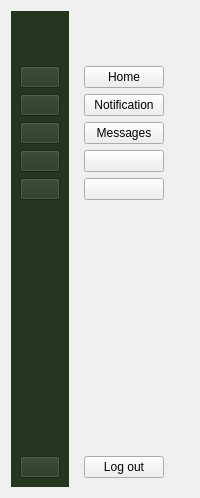
          <widget class="QWidget" name="AdministratorI">
           <layout class="QHBoxLayout" name="horizontalLayout_4">
            <item>
             <widget class="QWidget" name="SideBareFalse" native="true">
              <property name="styleSheet">
               <string notr="true">background-color: #25361f; 
</string>
              </property>
              <layout class="QVBoxLayout" name="verticalLayout">
               <item>
                <widget class="QLabel" name="label_2">
                 <property name="minimumSize">
                  <size>
                   <width>40</width>
                   <height>40</height>
                  </size>
                 </property>
                 <property name="maximumSize">
                  <size>
                   <width>40</width>
                   <height>40</height>
                  </size>
                 </property>
                 <property name="styleSheet">
                  <string notr="true">radius:20px;</string>
                 </property>
                 <property name="text">
                  <string/>
                 </property>
                 <property name="pixmap">
                  <pixmap>P1000583.jpg</pixmap>
                 </property>
                </widget>
               </item>
               <item>
                <widget class="QPushButton" name="Home">
                 <property name="text">
                  <string/>
                 </property>
                 <property name="icon">
                  <iconset>
                   <normaloff>home (2).png</normaloff>home (2).png</iconset>
                 </property>
                 <property name="checkable">
                  <bool>true</bool>
                 </property>
                 <property name="autoExclusive">
                  <bool>true</bool>
                 </property>
                </widget>
               </item>
               <item>
                <widget class="QPushButton" name="Home_2">
                 <property name="text">
                  <string/>
                 </property>
                 <property name="icon">
                  <iconset>
                   <normaloff>notification.png</normaloff>notification.png</iconset>
                 </property>
                 <property name="checkable">
                  <bool>true</bool>
                 </property>
                 <property name="autoExclusive">
                  <bool>true</bool>
                 </property>
                </widget>
               </item>
               <item>
                <widget class="QPushButton" name="Home_3">
                 <property name="text">
                  <string/>
                 </property>
                 <property name="icon">
                  <iconset>
                   <normaloff>comment.png</normaloff>comment.png</iconset>
                 </property>
                 <property name="checkable">
                  <bool>true</bool>
                 </property>
                 <property name="autoExclusive">
                  <bool>true</bool>
                 </property>
                </widget>
               </item>
               <item>
                <widget class="QPushButton" name="Home_4">
                 <property name="text">
                  <string/>
                 </property>
                 <property name="icon">
                  <iconset>
                   <normaloff>home (2).png</normaloff>home (2).png</iconset>
                 </property>
                 <property name="checkable">
                  <bool>true</bool>
                 </property>
                 <property name="autoExclusive">
                  <bool>true</bool>
                 </property>
                </widget>
               </item>
               <item>
                <widget class="QPushButton" name="Home_5">
                 <property name="text">
                  <string/>
                 </property>
                 <property name="icon">
                  <iconset>
                   <normaloff>home (2).png</normaloff>home (2).png</iconset>
                 </property>
                 <property name="checkable">
                  <bool>true</bool>
                 </property>
                 <property name="autoExclusive">
                  <bool>true</bool>
                 </property>
                </widget>
               </item>
               <item>
                <spacer name="verticalSpacer">
                 <property name="orientation">
                  <enum>Qt::Vertical</enum>
                 </property>
                 <property name="sizeHint" stdset="0">
                  <size>
                   <width>18</width>
                   <height>250</height>
                  </size>
                 </property>
                </spacer>
               </item>
               <item>
                <widget class="QPushButton" name="Home_6">
                 <property name="text">
                  <string/>
                 </property>
                 <property name="icon">
                  <iconset>
                   <normaloff>log-out.png</normaloff>log-out.png</iconset>
                 </property>
                 <property name="checkable">
                  <bool>true</bool>
                 </property>
                 <property name="autoExclusive">
                  <bool>true</bool>
                 </property>
                </widget>
               </item>
              </layout>
             </widget>
            </item>
            <item>
             <widget class="QWidget" name="SideBareTrue" native="true">
              <property name="styleSheet">
               <string notr="true">
@font-face {
  font-family: myFirstFont;
  src: url('https://fonts.googleapis.com/css2?family=Rubik:ital,wght@0,300..900;1,300..900&amp;display=swap');
  font-weight: bold;
}
QWidget{
background-color: #25361f; 
}
QPushButton {
color:#DADA83;
font-size:25px;
font-family:myFirstFont;
text-align:left;
padding-left:10px;
border:none;
height:38px;
radius:20px;
}</string>
              </property>
              <layout class="QVBoxLayout" name="verticalLayout_2">
               <item>
                <widget class="QLabel" name="label_4">
                 <property name="minimumSize">
                  <size>
                   <width>40</width>
                   <height>40</height>
                  </size>
                 </property>
                 <property name="maximumSize">
                  <size>
                   <width>40</width>
                   <height>40</height>
                  </size>
                 </property>
                 <property name="styleSheet">
                  <string notr="true">radius:20px;</string>
                 </property>
                 <property name="text">
                  <string/>
                 </property>
                 <property name="pixmap">
                  <pixmap>P1000583.jpg</pixmap>
                 </property>
                </widget>
               </item>
               <item>
                <widget class="QPushButton" name="Home_13">
                 <property name="text">
                  <string>Home</string>
                 </property>
                 <property name="icon">
                  <iconset>
                   <normaloff>home (2).png</normaloff>home (2).png</iconset>
                 </property>
                 <property name="checkable">
                  <bool>true</bool>
                 </property>
                 <property name="autoExclusive">
                  <bool>true</bool>
                 </property>
                </widget>
               </item>
               <item>
                <widget class="QPushButton" name="Home_14">
                 <property name="text">
                  <string>Notification</string>
                 </property>
                 <property name="icon">
                  <iconset>
                   <normaloff>notification.png</normaloff>notification.png</iconset>
                 </property>
                 <property name="checkable">
                  <bool>true</bool>
                 </property>
                 <property name="autoExclusive">
                  <bool>true</bool>
                 </property>
                </widget>
               </item>
               <item>
                <widget class="QPushButton" name="Home_15">
                 <property name="text">
                  <string>Messages</string>
                 </property>
                 <property name="icon">
                  <iconset>
                   <normaloff>comment.png</normaloff>comment.png</iconset>
                 </property>
                 <property name="checkable">
                  <bool>true</bool>
                 </property>
                 <property name="autoExclusive">
                  <bool>true</bool>
                 </property>
                </widget>
               </item>
               <item>
                <widget class="QPushButton" name="Home_16">
                 <property name="text">
                  <string/>
                 </property>
                 <property name="icon">
                  <iconset>
                   <normaloff>home (2).png</normaloff>home (2).png</iconset>
                 </property>
                 <property name="checkable">
                  <bool>true</bool>
                 </property>
                 <property name="autoExclusive">
                  <bool>true</bool>
                 </property>
                </widget>
               </item>
               <item>
                <widget class="QPushButton" name="Home_17">
                 <property name="text">
                  <string/>
                 </property>
                 <property name="icon">
                  <iconset>
                   <normaloff>home (2).png</normaloff>home (2).png</iconset>
                 </property>
                 <property name="checkable">
                  <bool>true</bool>
                 </property>
                 <property name="autoExclusive">
                  <bool>true</bool>
                 </property>
                </widget>
               </item>
               <item>
                <spacer name="verticalSpacer_2">
                 <property name="orientation">
                  <enum>Qt::Vertical</enum>
                 </property>
                 <property name="sizeHint" stdset="0">
                  <size>
                   <width>18</width>
                   <height>195</height>
                  </size>
                 </property>
                </spacer>
               </item>
               <item>
                <widget class="QPushButton" name="Home_18">
                 <property name="text">
                  <string>Log out</string>
                 </property>
                 <property name="icon">
                  <iconset>
                   <normaloff>log-out.png</normaloff>log-out.png</iconset>
                 </property>
                 <property name="checkable">
                  <bool>true</bool>
                 </property>
                 <property name="autoExclusive">
                  <bool>true</bool>
                 </property>
                </widget>
               </item>
              </layout>
             </widget>
            </item>
            <item>
             <widget class="QStackedWidget" name="stackedWidget_2">
              <widget class="QWidget" name="page_4"/>
              <widget class="QWidget" name="page_5"/>
             </widget>
            </item>
           </layout>
          </widget>
